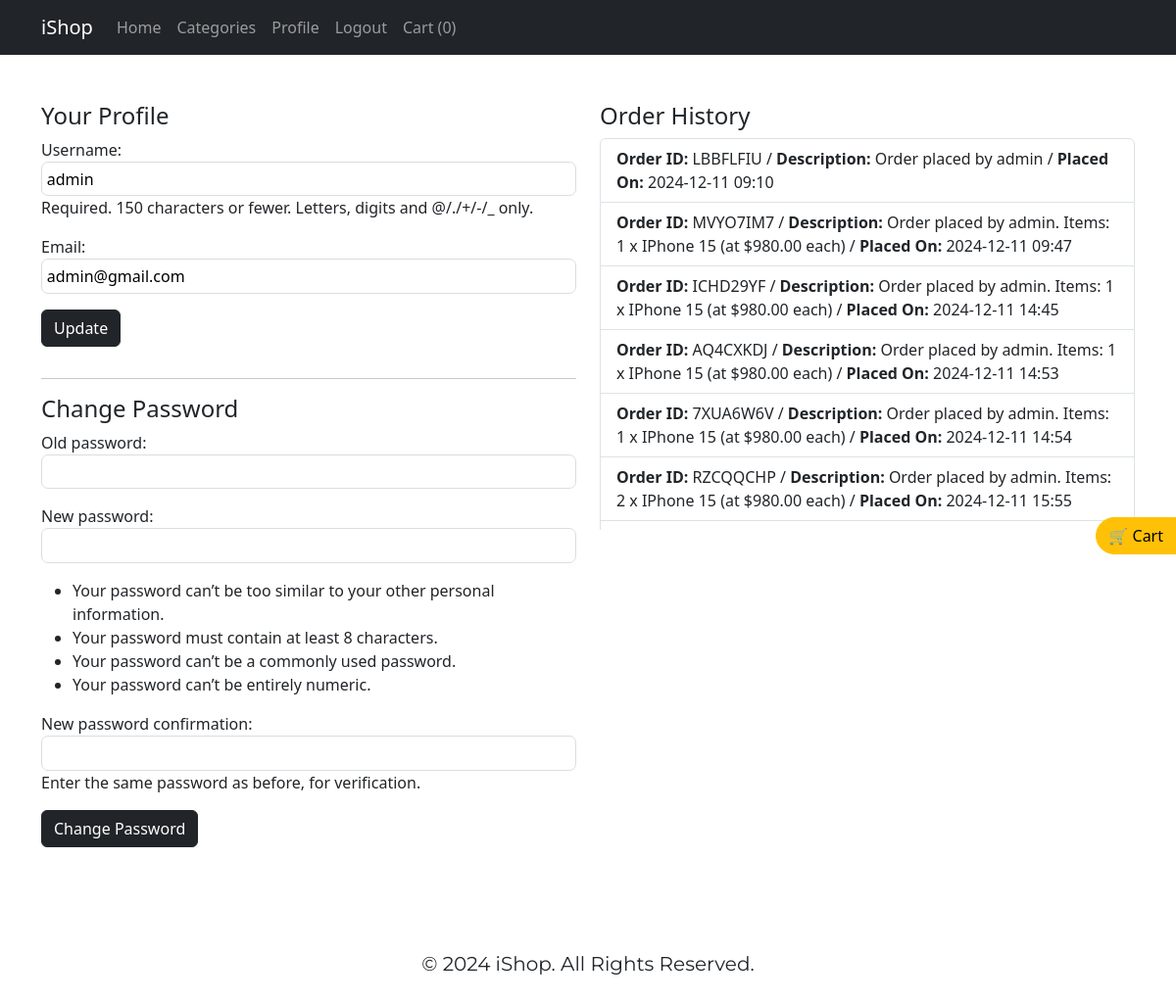
/profile/ (signed in), run on the app's committed database.
### catalogue/models.py (models this page shows, shortened)
class Order(models.Model):
    orderID = models.CharField(max_length=8, unique=True)
    name = models.CharField(max_length=255)
    description = models.TextField()
    total_price = models.DecimalField(max_digits=10, decimal_places=2, blank=True, null=True)
    created_at = models.DateTimeField(auto_now_add=True)

### catalogue/views.py (the view)
# urls.py: path('profile/', views.profile, name='profile'),
@login_required
def profile(request):
    if request.method == 'POST':
        form = UserUpdateForm(request.POST, instance=request.user)
        password_form = PasswordChangeForm(user=request.user, data=request.POST)
        if 'update_profile' in request.POST and form.is_valid():  # Check for profile update submission
            form.save()
            messages.success(request, 'Your profile has been updated.')
            return redirect('profile')
        if 'change_password' in request.POST and password_form.is_valid():  # Check for password change submission
            password_form.save()
            update_session_auth_hash(request, password_form.user)
            messages.success(request, 'Your password has been updated.')
            return redirect('profile')
    else:
        form = UserUpdateForm(instance=request.user)
        password_form = PasswordChangeForm(user=request.user)
    orders = Order.objects.filter(name=request.user.username)
    return render(request, 'catalogue/profile.html', {
        'form': form,
        'orders': orders,
        'password_form': password_form
    })

### catalogue/views.py
class UserUpdateForm(forms.ModelForm):
    email = forms.EmailField()
    class Meta:
        model = User
        fields = ['username', 'email']

### catalogue/templates/catalogue/profile.html (shortened to what this page needs)
{% extends 'catalogue/base.html' %}
{% block content %}
<div class="row mb-5">
    <div class="col-md-6">
        <h4>Your Profile</h4>
        <form method="post">
            {{ form.as_p }}
            <button type="submit" name="update_profile" class="btn btn-dark mb-3">Update</button>
        </form>
        <hr>
        <h4>Change Password</h4>
        <form method="post">
            {{ password_form.as_p }}
            <button type="submit" name="change_password" class="btn btn-dark mb-3">Change Password</button>
        </form>
    </div>
    <div class="col-md-6">
        <h4>Order History</h4>
        {% if orders %}
        <div class="order-history">
            <ul class="list-group">
                {% for order in orders %}
                    <li class="list-group-item">
                        <b>Order ID:</b> {{ order.orderID }} /
                        <b>Description:</b> {{ order.description }} /
                        <b>Placed On:</b> {{ order.created_at|date:"Y-m-d H:i" }}
                    </li>
                {% endfor %}
            </ul>
        </div>
        {% else %}
            <p>No orders found.</p>
        {% endif %}
    </div>
</div>
{% endblock %}

### static/catalogue/css/style.css (style rules this page uses)
input#id_password, input#id_username, input[type="email"], input[type="password"] { display: block; border: 1px solid #ddd; padding: .3em; border-radius: 7px; width: 100%; }
.order-history { height: 400px; overflow: scroll; }

### data on the page
Order: orderID "LBBFLFIU", description "Order placed by admin", created_at "2024-12-11 09:10"
Order: orderID "MVYO7IM7", description "Order placed by admin. Items: 1 x IPhone 15 (at $980.00 each)", created_at "2024-12-11 09:47"
Order: orderID "ICHD29YF", description "Order placed by admin. Items: 1 x IPhone 15 (at $980.00 each)", created_at "2024-12-11 14:45"
Order: orderID "AQ4CXKDJ", description "Order placed by admin. Items: 1 x IPhone 15 (at $980.00 each)", created_at "2024-12-11 14:53"
Order: orderID "7XUA6W6V", description "Order placed by admin. Items: 1 x IPhone 15 (at $980.00 each)", created_at "2024-12-11 14:54"
Order: orderID "RZCQQCHP", description "Order placed by admin. Items: 2 x IPhone 15 (at $980.00 each)", created_at "2024-12-11 15:55"
